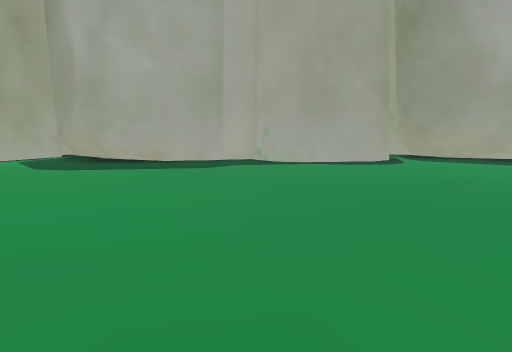
view 1 (above)

16 first-person views from a walk through a scene from a Unity 3-D project. The camera is 1.2 m above the floor, tilts 6° down and sees 70° across. The floor is counted in squares, 2 m on a side. Each view is taken from the middle of a square. On the plan, view 1 faces up. The plan holds only what a view shows up to about 10 squares ahead; the rest is blank. The place goes on beyond the plan. The player is left out.

view 2
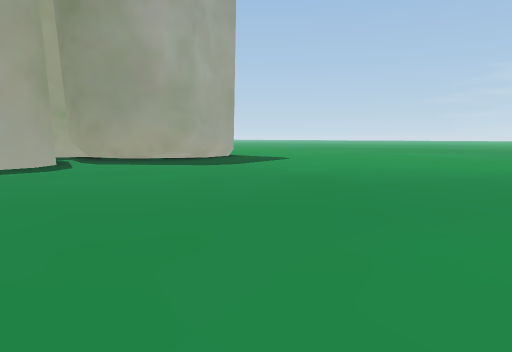

view 3
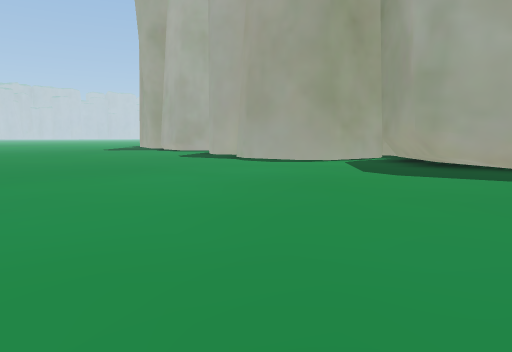

view 4
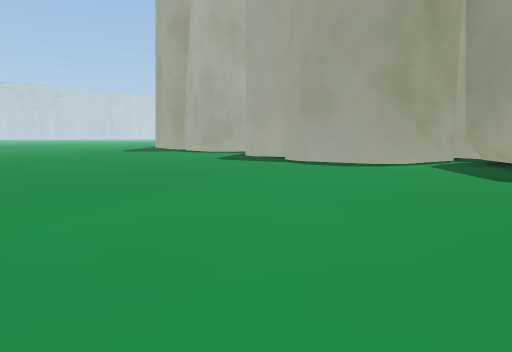

view 5
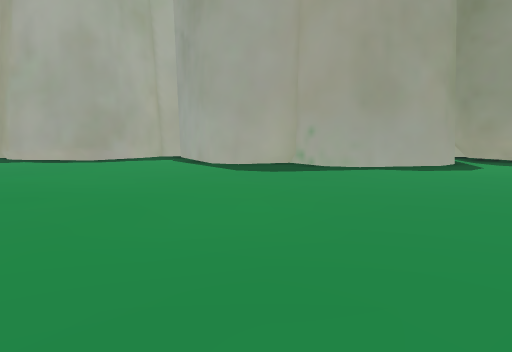

view 6
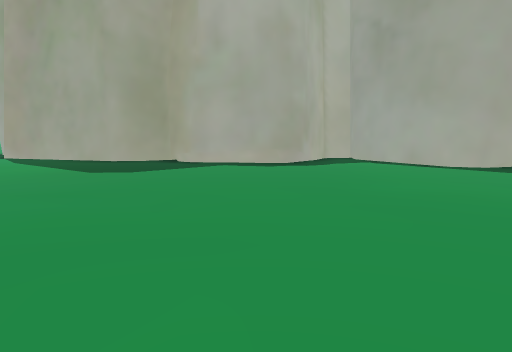

view 7
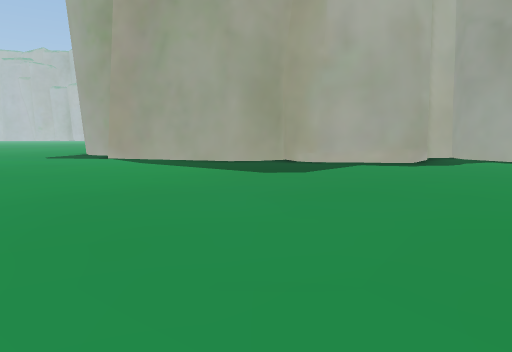

view 8
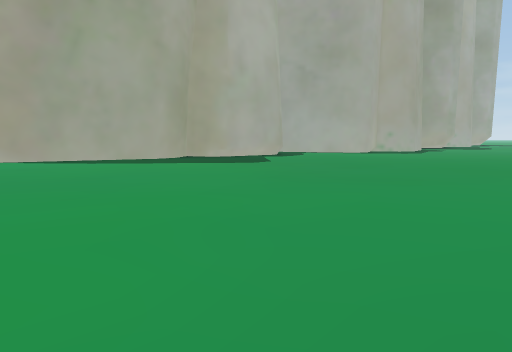

view 9
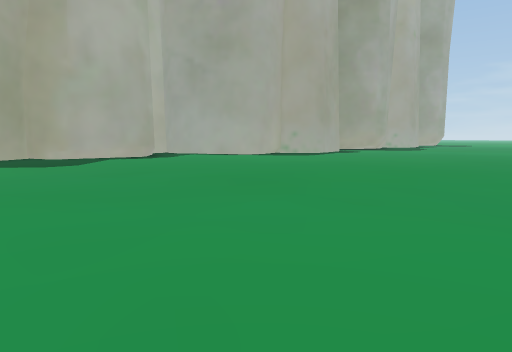

view 10
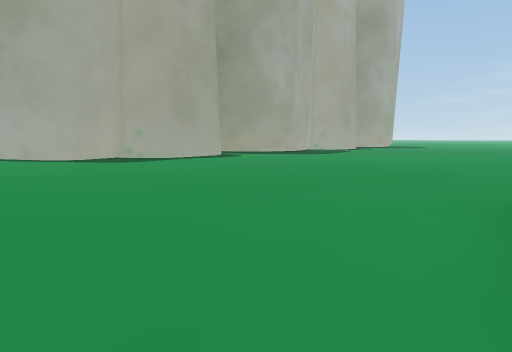

view 11
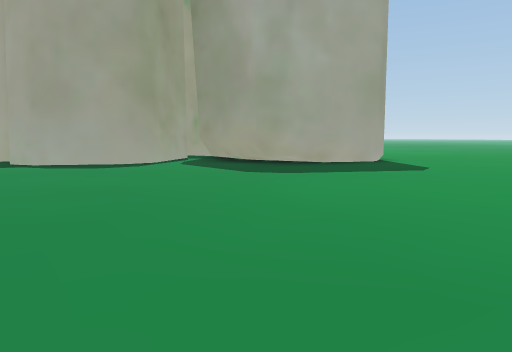

view 12
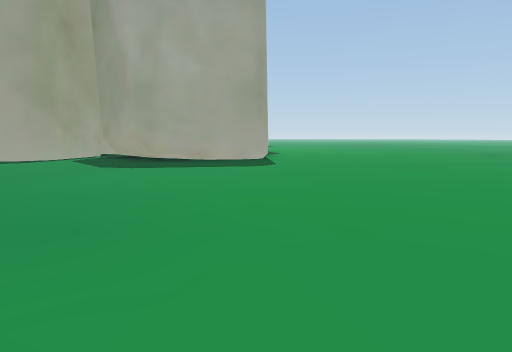

view 13
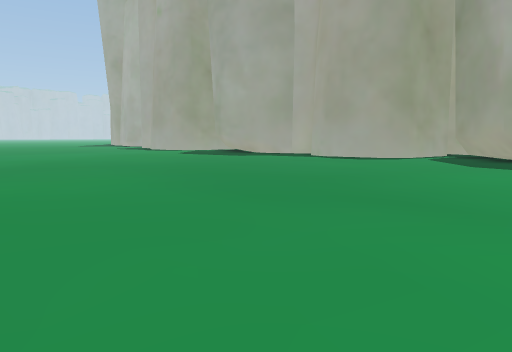

view 14
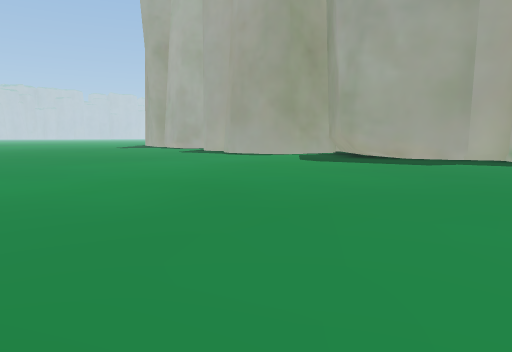

view 15
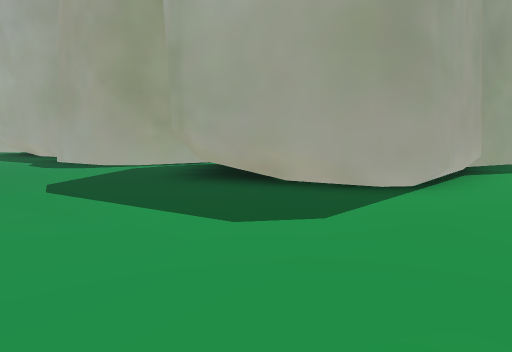

view 16
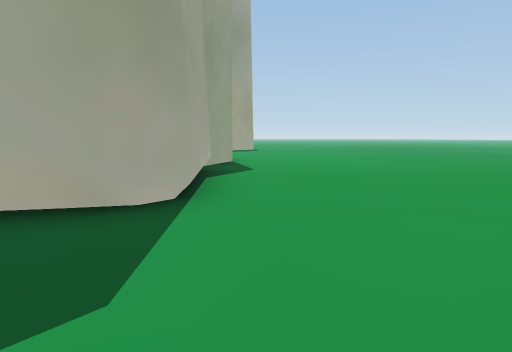

### Floor plan
Points are (right, up) in squares from view 1. A wall is a line through its corners. A room is listed if a view was taken in it or the views show most of it. See-through windows are left out.
Room 1 (views 1, 2, 3, 4, 5, 6, 7, 8, 9, 10, 11, 12, 13, 14, 15, 16)
walls: (-2.4, 8.9) (-3.5, 8.6); (-1.1, 9.5) (-3.3, 8.5) (-4, 8.7) (-5.5, 10.3) (-5.6, 11.1); (0, 10) (-0.9, 9.8) (-1.2, 9.3) (-2.9, 8.9); (-10.1, 9.5) (-11.4, 9.2) (-12, 9.5) (-13.3, 12.1); (-6.1, 11.3) (-6.5, 9.3) (-7, 8.8) (-8.8, 8.4) (-9.6, 8.7) (-10.1, 9.6); (3.8, 11.1) (3.6, 9.8) (3, 9.3) (1.2, 8.9) (0.5, 9.2) (-0.1, 10.1); (6, 9.1) (4.5, 10.8); (6.3, 9.2) (4.5, 10.9) (4.4, 11.5); (6.7, 9) (6, 9.1); (-15.1, 10.6) (-15.5, 10.4) (-17.5, 10.7) (-18.2, 11.3) (-18.3, 11.8) (-18.9, 11.3) (-19.7, 11.2); (8, 9.5) (6.6, 9.1); (-14.3, 12.1) (-14.9, 10.7); (9, 10) (6.7, 9); (9.2, 12.5) (9.3, 10.6) (9, 10) (7.3, 9.6); (-19.7, 11.4) (-23.1, 12.5)
low walls: (-3.5, 8.6) (-5.3, 10.3) (-5.4, 10.9); (-3.6, 8.9) (-4.1, 9.4); (-4.2, 9.5) (-5.4, 10.6); (-1.5, 9.4) (-2.2, 9.2); (-1.1, 9.8) (-1.7, 9.6); (0, 10) (-0.7, 9.7); (-0.1, 10.1) (-0.9, 9.8); (-10.1, 9.6) (-10.5, 9.5); (6.6, 9.1) (4.6, 11); (-14.7, 11.1) (-15.1, 10.6)

Positions as (right, up) in squares from view 1, and headings:
1: (0, 0), facing up
2: (1, 1), facing up-right
3: (-1, 1), facing up-left
4: (-3, 1), facing up-left
5: (-11, 1), facing up
6: (-16, 2), facing up
7: (-19, 2), facing up
8: (-25, 2), facing up-right
9: (-21, 0), facing up-right
10: (-15, -1), facing up-right
11: (6, 1), facing up
12: (9, 0), facing up
13: (8, -1), facing up-left
14: (2, -1), facing up-left
15: (11, 6), facing up-left
16: (10, 7), facing up
